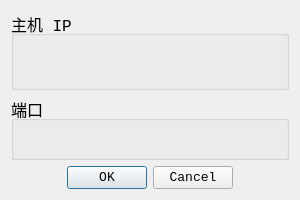
<?xml version="1.0" encoding="UTF-8"?>
<ui version="4.0">
 <class>ServerDialog</class>
 <widget class="QDialog" name="ServerDialog">
  <property name="geometry">
   <rect>
    <x>0</x>
    <y>0</y>
    <width>300</width>
    <height>200</height>
   </rect>
  </property>
  <property name="windowTitle">
   <string>创建服务器</string>
  </property>
  <layout class="QVBoxLayout" name="verticalLayout">
   <item>
    <widget class="QGroupBox" name="groupBox">
     <property name="font">
      <font>
       <family>Consolas</family>
       <pointsize>12</pointsize>
      </font>
     </property>
     <property name="title">
      <string>主机 IP</string>
     </property>
     <property name="flat">
      <bool>false</bool>
     </property>
     <property name="checkable">
      <bool>false</bool>
     </property>
     <layout class="QVBoxLayout" name="verticalLayout_2"/>
    </widget>
   </item>
   <item>
    <widget class="QGroupBox" name="groupBox_2">
     <property name="sizePolicy">
      <sizepolicy hsizetype="Preferred" vsizetype="Maximum">
       <horstretch>0</horstretch>
       <verstretch>0</verstretch>
      </sizepolicy>
     </property>
     <property name="font">
      <font>
       <family>Consolas</family>
       <pointsize>12</pointsize>
      </font>
     </property>
     <property name="title">
      <string>端口</string>
     </property>
     <layout class="QVBoxLayout" name="verticalLayout_3">
      <item>
       <widget class="QLabel" name="label">
        <property name="text">
         <string/>
        </property>
        <property name="alignment">
         <set>Qt::AlignCenter</set>
        </property>
        <property name="textInteractionFlags">
         <set>Qt::LinksAccessibleByMouse|Qt::TextSelectableByMouse</set>
        </property>
       </widget>
      </item>
     </layout>
    </widget>
   </item>
   <item>
    <widget class="QDialogButtonBox" name="buttonBox">
     <property name="font">
      <font>
       <family>Consolas</family>
       <pointsize>10</pointsize>
      </font>
     </property>
     <property name="orientation">
      <enum>Qt::Horizontal</enum>
     </property>
     <property name="standardButtons">
      <set>QDialogButtonBox::Cancel|QDialogButtonBox::Ok</set>
     </property>
     <property name="centerButtons">
      <bool>true</bool>
     </property>
    </widget>
   </item>
  </layout>
 </widget>
 <resources/>
 <connections>
  <connection>
   <sender>buttonBox</sender>
   <signal>accepted()</signal>
   <receiver>ServerDialog</receiver>
   <slot>accept()</slot>
   <hints>
    <hint type="sourcelabel">
     <x>248</x>
     <y>254</y>
    </hint>
    <hint type="destinationlabel">
     <x>157</x>
     <y>274</y>
    </hint>
   </hints>
  </connection>
  <connection>
   <sender>buttonBox</sender>
   <signal>rejected()</signal>
   <receiver>ServerDialog</receiver>
   <slot>reject()</slot>
   <hints>
    <hint type="sourcelabel">
     <x>316</x>
     <y>260</y>
    </hint>
    <hint type="destinationlabel">
     <x>286</x>
     <y>274</y>
    </hint>
   </hints>
  </connection>
 </connections>
</ui>
